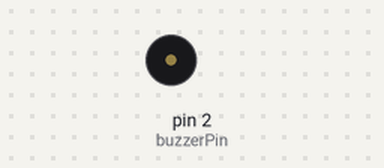
The sketch below on a simulated Arduino Uno, built with avr-gcc and run on an emulated ATmega328P. Shown: buzzer (waves = sounding, pin HIGH).

Above: at 0.16 s.
Timing chart, 0 to 3.0 s (numbered marks = the images above):
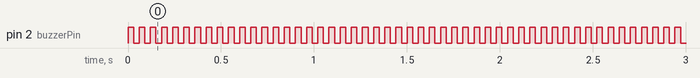

Measured:
- by itself, pin 2 (buzzerPin): alternates HIGH for 0.03 s and LOW for 0.03 s

The sketch:

sketch_feb20b.ino
```cpp
int buzzerPin = 2;
int myDelay_1 = 30;
int myDelay_2 = 40;
void setup() {
  pinMode(buzzerPin, OUTPUT);
}

void loop() {
  for (int i = 0; i < 100; i++) {
    digitalWrite(buzzerPin, HIGH);
    delay(myDelay_1);
    digitalWrite(buzzerPin, LOW);
    delay(myDelay_1);
  }
  for (int i = 0; i < 100; i++) {
    digitalWrite(buzzerPin, HIGH);
    delay(myDelay_2);
    digitalWrite(buzzerPin, LOW);
    delay(myDelay_2);
  }
}
```
